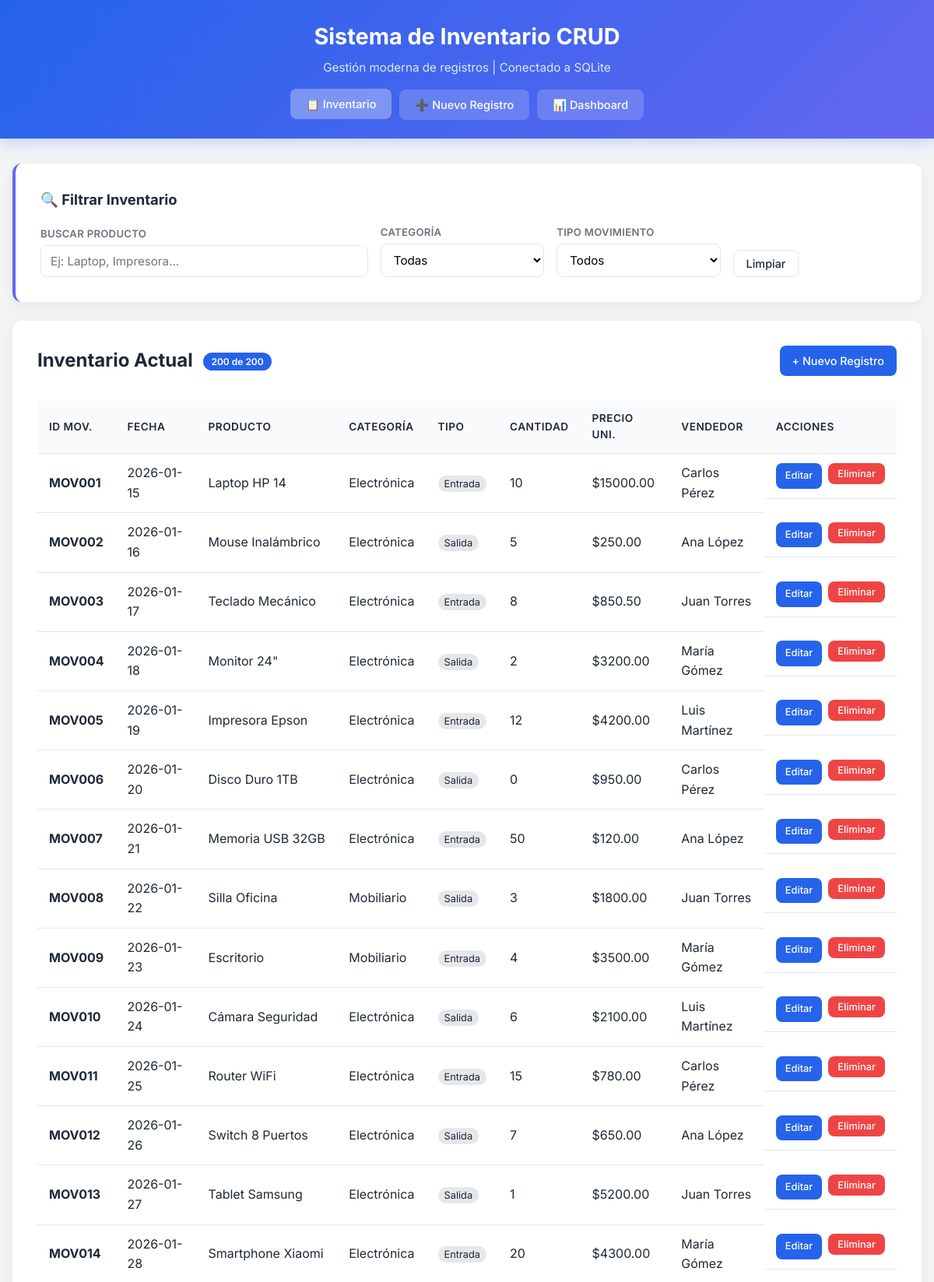
The page / (upper part) on the database its author committed.
### tables this page shows
CREATE TABLE "inventario" (
"ID_Movimiento" TEXT,
  "Fecha" TEXT,
  "Nombre_Producto" TEXT,
  "Categoria" TEXT,
  "Tipo_Movimiento" TEXT,
  "Cantidad" INTEGER,
  "Precio_Unitario" REAL,
  "Vendedor" TEXT
);

### app.py (the view)
@app.route('/')
def index():
    conn = get_db_connection()
    items = conn.execute('SELECT * FROM inventario').fetchall()
    categorias = [r[0] for r in conn.execute(
        'SELECT DISTINCT Categoria FROM inventario ORDER BY Categoria'
    ).fetchall()]
    tipos = [r[0] for r in conn.execute(
        'SELECT DISTINCT Tipo_Movimiento FROM inventario ORDER BY Tipo_Movimiento'
    ).fetchall()]
    conn.close()
    return render_template('index.html', items=items,
                           categorias=categorias, tipos=tipos)

### app.py (called while the page is built)
def get_db_connection():
    conn = sqlite3.connect(DB_FILE)
    conn.row_factory = sqlite3.Row
    return conn

### templates/index.html (shortened to what this page needs)
{% extends 'layout.html' %}
{% block content %}
<div class="card dashboard-filters">
    <h2 class="filter-title">🔍 Filtrar Inventario</h2>
    <div class="filters-grid">
        <div class="filter-group" style="flex:2">
            <label for="search_producto">Buscar Producto</label>
            <input type="text" id="search_producto" placeholder="Ej: Laptop, Impresora…" oninput="filtrarTabla()">
        </div>
        <div class="filter-group">
            <label for="filter_cat">Categoría</label>
            <select id="filter_cat" onchange="filtrarTabla()">
                <option value="">Todas</option>
            </select>
        </div>
        <div class="filter-group">
            <label for="filter_tipo">Tipo Movimiento</label>
            <select id="filter_tipo" onchange="filtrarTabla()">
                <option value="">Todos</option>
            </select>
        </div>
        <div class="filter-group filter-actions">
            <button class="btn btn-outline" onclick="limpiarFiltrosInv()">Limpiar</button>
        </div>
    </div>
</div>
<div class="card">
    <div class="header-actions">
        <h2>Inventario Actual <span id="count-badge" class="count-badge"></span></h2>
        <a href="{{ url_for('create') }}" class="btn btn-primary">+ Nuevo Registro</a>
    </div>
    <div style="overflow-x:auto;">
        <table>
            <thead>
                <tr>
                    <th>ID Mov.</th>
                    <th>Fecha</th>
                    <th>Producto</th>
                    <th>Categoría</th>
                    <th>Tipo</th>
                    <th>Cantidad</th>
                    <th>Precio Uni.</th>
                    <th>Vendedor</th>
                    <th>Acciones</th>
                </tr>
            </thead>
            <tbody id="inventory-body">
                {% for item in items %}
                <tr
                    data-producto="{{ item['Nombre_Producto']|lower }}"
                    data-categoria="{{ item['Categoria'] }}"
                    data-tipo="{{ item['Tipo_Movimiento'] }}"
                >
                    <td><strong>{{ item['ID_Movimiento'] }}</strong></td>
                    <td>{{ item['Fecha'] }}</td>
                    <td>{{ item['Nombre_Producto'] }}</td>
                    <td>{{ item['Categoria'] }}</td>
                    <td><span class="badge-tipo">{{ item['Tipo_Movimiento'] }}</span></td>
                    <td>{{ item['Cantidad'] }}</td>
                    <td>${{ "%.2f"|format(item['Precio_Unitario']|float if item['Precio_Unitario'] else 0) }}</td>
                    <td>{{ item['Vendedor'] }}</td>
                    <td class="action-btns">
                        <a href="{{ url_for('edit', id_mov=item['ID_Movimiento']) }}" class="btn btn-primary" style="padding:6px 12px;font-size:0.8rem;">Editar</a>
                        <form action="{{ url_for('delete', id_mov=item['ID_Movimiento']) }}" method="POST" style="margin:0;padding:0;display:inline;">
                            <button type="submit" class="btn btn-danger" style="padding:6px 12px;font-size:0.8rem;" onclick="return confirm('¿Estás seguro de que deseas eliminar este registro?');">Eliminar</button>
                        </form>
                    </td>
                </tr>
                {% else %}
                <tr>
                    <td colspan="9" style="text-align:center;padding:30px;color:var(--text-light);">No hay registros en el inventario.</td>
                </tr>
                {% endfor %}
            </tbody>
        </table>
    </div>
</div>
{% endblock %}

### templates/layout.html (shortened to what this page needs)
<!DOCTYPE html>
<html lang="es">
<head>
    <link rel="stylesheet" href="{{ url_for('static', filename='style.css') }}">
</head>
<body>
    <header>
        <h1><a href="{{ url_for('index') }}">Sistema de Inventario CRUD</a></h1>
        <p>Gestión moderna de registros | Conectado a SQLite</p>
        <nav class="main-nav">
            <a href="{{ url_for('index') }}" class="{{ 'active' if request.endpoint == 'index' }}">📋 Inventario</a>
            <a href="{{ url_for('create') }}" class="{{ 'active' if request.endpoint == 'create' }}">➕ Nuevo Registro</a>
            <a href="{{ url_for('dashboard') }}" class="{{ 'active' if request.endpoint == 'dashboard' }}">📊 Dashboard</a>
        </nav>
    </header>
    <div class="container">
        {% block content %}{% endblock %}
    </div>
</body>
</html>

### static/style.css (style rules this page uses)
:root { --primary-color: #2563EB; --secondary-color: #1D4ED8; --background-color: #F3F4F6; --white: #FFFFFF; --text-dark: #1F2937; --text-light: #6B7280; --border-color: #E5E7EB; --danger-color: #EF4444; --danger-hover: #DC2626; --indigo: #6366F1; --emerald: #10B981; --amber: #F59E0B; }
* { box-sizing: border-box; margin: 0; padding: 0; font-family: 'Inter', 'Segoe UI', Tahoma, Geneva, Verdana, sans-serif; }
body { background-color: var(--background-color); color: var(--text-dark); line-height: 1.6; }
header { background: linear-gradient(135deg, var(--primary-color), var(--indigo)); color: var(--white); padding: 1.5rem; text-align: center; box-shadow: 0 4px 20px rgba(37, 99, 235, 0.25); margin-bottom: 2rem; }
header h1 { margin-bottom: 0.3rem; font-size: 1.8rem; }
header a { color: var(--white); text-decoration: none; font-weight: bold; }
header p { color: #DBEAFE; font-size: 0.95rem; }
nav.main-nav { display: flex; justify-content: center; gap: 10px; margin-top: 1rem; }
nav.main-nav a { display: inline-flex; align-items: center; gap: 6px; padding: 8px 20px; background: rgba(255,255,255,0.18); color: #fff; border-radius: 8px; text-decoration: none; font-weight: 500; font-size: 0.9rem; transition: background 0.25s, transform 0.15s; backdrop-filter: blur(4px); }
nav.main-nav a:hover, nav.main-nav a.active { background: rgba(255,255,255,0.32); transform: translateY(-1px); }
.container { max-width: 1260px; margin: 0 auto; padding: 0 1rem 2rem; }
.card { background: var(--white); border-radius: 12px; box-shadow: 0 4px 16px rgba(0,0,0,0.06); padding: 2rem; margin-bottom: 1.5rem; }
table { width: 100%; border-collapse: collapse; margin-top: 1rem; }
th, td { padding: 12px 15px; text-align: left; border-bottom: 1px solid var(--border-color); }
th { background-color: #F9FAFB; color: var(--text-dark); font-weight: 600; text-transform: uppercase; font-size: 0.85rem; letter-spacing: 0.5px; }
tbody tr { transition: background-color 0.2s; }
.badge-tipo { background: #E5E7EB; padding: 3px 8px; border-radius: 12px; font-size: 0.8rem; }
.btn { display: inline-block; padding: 8px 16px; border-radius: 8px; text-decoration: none; font-size: 0.9rem; font-weight: 500; cursor: pointer; border: none; transition: all 0.25s; }
.btn-primary { background-color: var(--primary-color); color: var(--white); }
.btn-outline { background: transparent; color: var(--text-dark); border: 1.5px solid var(--border-color); }
.btn-danger { background-color: var(--danger-color); color: var(--white); }
.action-btns { display: flex; gap: 8px; }
form { display: flex; flex-direction: column; gap: 15px; max-width: 600px; margin: 0 auto; }
label { font-weight: 600; margin-bottom: 5px; font-size: 0.9rem; color: var(--text-dark); }
input[type="text"], input[type="number"], input[type="date"], select { padding: 10px 12px; border: 1.5px solid var(--border-color); border-radius: 8px; font-size: 0.95rem; background: var(--white); transition: border-color 0.3s, box-shadow 0.3s; }
.header-actions { display: flex; justify-content: space-between; align-items: center; margin-bottom: 1rem; }
.count-badge { display: inline-block; background: var(--primary-color); color: #fff; font-size: 0.75rem; font-weight: 600; padding: 2px 10px; border-radius: 12px; vertical-align: middle; margin-left: 8px; }
.dashboard-filters { border-left: 4px solid var(--indigo); }
.filter-title { margin-bottom: 1rem; font-size: 1.15rem; }
.filters-grid { display: flex; flex-wrap: wrap; gap: 16px; align-items: flex-end; }
.filter-group { display: flex; flex-direction: column; min-width: 160px; flex: 1; }
.filter-group label { margin-bottom: 4px; font-size: 0.82rem; text-transform: uppercase; letter-spacing: 0.3px; color: var(--text-light); }
.filter-actions { flex-direction: row; gap: 8px; align-items: flex-end; justify-content: flex-start; }

### rows shown on the page
inventario: ID_Movimiento "MOV001", Fecha "2026-01-15", Nombre_Producto "Laptop HP 14", Categoria "Electrónica", Tipo_Movimiento "Entrada", Cantidad "10", Precio_Unitario "15000.00", Vendedor "Carlos Pérez"
inventario: ID_Movimiento "MOV002", Fecha "2026-01-16", Nombre_Producto "Mouse Inalámbrico", Categoria "Electrónica", Tipo_Movimiento "Salida", Cantidad "5", Precio_Unitario "250.00", Vendedor "Ana López"
inventario: ID_Movimiento "MOV003", Fecha "2026-01-17", Nombre_Producto "Teclado Mecánico", Categoria "Electrónica", Tipo_Movimiento "Entrada", Cantidad "8", Precio_Unitario "850.50", Vendedor "Juan Torres"
inventario: ID_Movimiento "MOV004", Fecha "2026-01-18", Nombre_Producto "Monitor 24\"", Categoria "Electrónica", Tipo_Movimiento "Salida", Cantidad "2", Precio_Unitario "3200.00", Vendedor "María Gómez"
inventario: ID_Movimiento "MOV005", Fecha "2026-01-19", Nombre_Producto "Impresora Epson", Categoria "Electrónica", Tipo_Movimiento "Entrada", Cantidad "12", Precio_Unitario "4200.00", Vendedor "Luis Martínez"
inventario: ID_Movimiento "MOV006", Fecha "2026-01-20", Nombre_Producto "Disco Duro 1TB", Categoria "Electrónica", Tipo_Movimiento "Salida", Cantidad "0", Precio_Unitario "950.00", Vendedor "Carlos Pérez"
inventario: ID_Movimiento "MOV007", Fecha "2026-01-21", Nombre_Producto "Memoria USB 32GB", Categoria "Electrónica", Tipo_Movimiento "Entrada", Cantidad "50", Precio_Unitario "120.00", Vendedor "Ana López"
inventario: ID_Movimiento "MOV008", Fecha "2026-01-22", Nombre_Producto "Silla Oficina", Categoria "Mobiliario", Tipo_Movimiento "Salida", Cantidad "3", Precio_Unitario "1800.00", Vendedor "Juan Torres"
inventario: ID_Movimiento "MOV009", Fecha "2026-01-23", Nombre_Producto "Escritorio", Categoria "Mobiliario", Tipo_Movimiento "Entrada", Cantidad "4", Precio_Unitario "3500.00", Vendedor "María Gómez"
inventario: ID_Movimiento "MOV010", Fecha "2026-01-24", Nombre_Producto "Cámara Seguridad", Categoria "Electrónica", Tipo_Movimiento "Salida", Cantidad "6", Precio_Unitario "2100.00", Vendedor "Luis Martínez"
inventario: ID_Movimiento "MOV011", Fecha "2026-01-25", Nombre_Producto "Router WiFi", Categoria "Electrónica", Tipo_Movimiento "Entrada", Cantidad "15", Precio_Unitario "780.00", Vendedor "Carlos Pérez"
inventario: ID_Movimiento "MOV012", Fecha "2026-01-26", Nombre_Producto "Switch 8 Puertos", Categoria "Electrónica", Tipo_Movimiento "Salida", Cantidad "7", Precio_Unitario "650.00", Vendedor "Ana López"
inventario: ID_Movimiento "MOV013", Fecha "2026-01-27", Nombre_Producto "Tablet Samsung", Categoria "Electrónica", Tipo_Movimiento "Salida", Cantidad "1", Precio_Unitario "5200.00", Vendedor "Juan Torres"
inventario: ID_Movimiento "MOV014", Fecha "2026-01-28", Nombre_Producto "Smartphone Xiaomi", Categoria "Electrónica", Tipo_Movimiento "Entrada", Cantidad "20", Precio_Unitario "4300.00", Vendedor "María Gómez"
